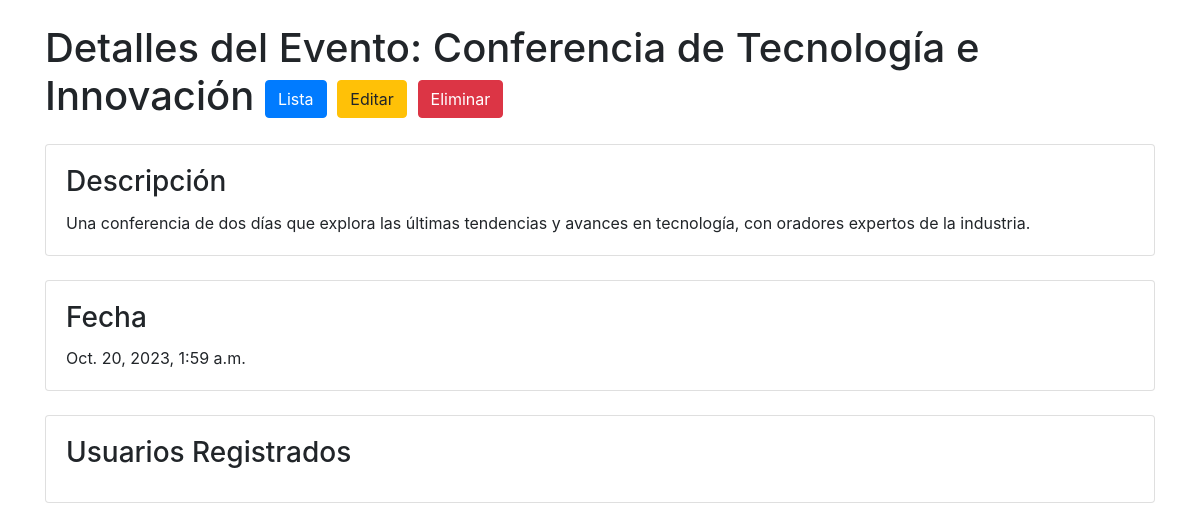
Page /eventos/evento/4/ on the committed database.
### eventos/models.py (models this page shows, shortened)
class Evento(models.Model):
    nombre = models.CharField(max_length=200)
    descripcion = models.TextField()
    fecha = models.DateTimeField()
    organizador = models.ForeignKey(Usuario, on_delete=models.CASCADE)

### eventos/views.py (the view)
# urls.py: path('evento/<int:evento_id>/', views.detalle_evento, name='detalle_evento'),
def detalle_evento(request, evento_id):
    evento = get_object_or_404(Evento, id=evento_id)
    usuarios_registrados = evento.registroevento_set.all()  # Obtiene los usuarios registrados en este evento
    return render(request, 'eventos/detalle_evento.html', {'evento': evento, 'usuarios_registrados': usuarios_registrados})

### eventos/templates/eventos/detalle_evento.html (shortened to what this page needs)
<!DOCTYPE html>
<html>
<head>
  <link rel="stylesheet" href="https://maxcdn.bootstrapcdn.com/bootstrap/4.0.0/css/bootstrap.min.css">
</head>
<body>
  <div class="container">
    <h1 class="my-4">Detalles del Evento: {{ evento.nombre }}
      <a href="{% url 'lista_eventos' %}"class="btn btn-primary"> Lista</a>
      <a href="{% url 'editar_evento' evento.id %}" class="btn btn-warning">Editar</a>
      <form method="post" action="{% url 'eliminar_evento' evento.id %}" class="d-inline">
        <button type="submit" class="btn btn-danger"
          onclick="return confirm('¿Está seguro de que desea eliminar este evento?')">Eliminar</button>
      </form>
    </h1>
    <div class="card">
      <div class="card-body">
        <h3 class="card-title">Descripción</h3>
        <p class="card-text">{{ evento.descripcion }}</p>
      </div>
    </div>
    <div class="card mt-4">
      <div class="card-body">
        <h3 class="card-title">Fecha</h3>
        <p class="card-text">{{ evento.fecha }}</p>
      </div>
    </div>
    <div class="card mt-4">
      <div class="card-body">
        <h3 class="card-title">Usuarios Registrados</h3>
      </div>
    </div>
  </div>
</body>
</html>

### rows in the picture
Evento: nombre "Conferencia de Tecnología e Innovación", descripcion "Una conferencia de dos días que explora las últimas tendencias y avances en tecnología, con oradores expertos de la industria.", fecha "Oct. 20, 2023, 1:59 a.m."
